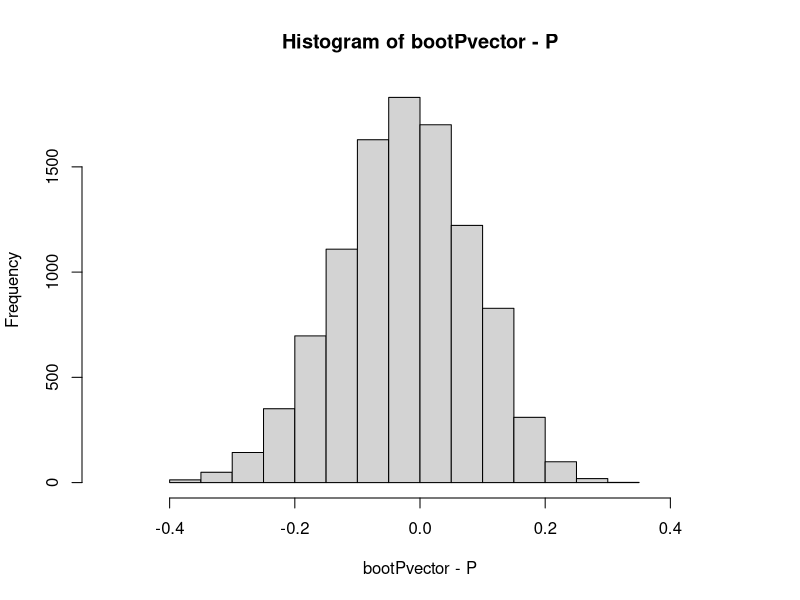
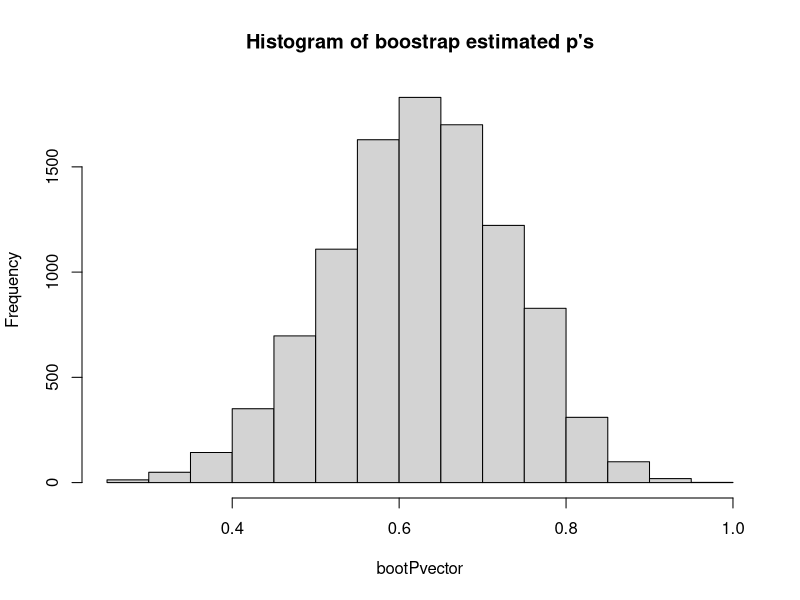

These figures' R source, in order:
library(rstudioapi) # to automatically set the working directory to this file's path.
library(e1071)  # to compute skewness of a distribution

#set the working directory to this file's path
setwd(dirname(rstudioapi::getActiveDocumentContext()$path))


# Ok let's begin
A = as.vector(read.csv("data/data.csv",header = F)); A
n = length(A); n

# Ex1 a)
X = length(A[A > 1200]); X
P = X/n;P

# Ex1 b)

B = 10000;
boot_samples = matrix(nrow=B,ncol=20)
bootPvector = c()
sd_boot_sample = c()
set.seed(123)
# gen 10000 bootstrap samples
for (i in 1:B){
  # generated 1 bootstrap sample
  bi_sample = sample(as.numeric(A),n,replace = TRUE)
  # save the sample
  boot_samples[i,] = bi_sample
  # estimator P applied to each bootstrap sample
  pi = length(bi_sample[bi_sample > 1200]) / n
  # save the estimator of this sample
  bootPvector = c(bootPvector, pi)
}
# bootstrap estimate of P
bootP = mean(bootPvector); bootP
# bootstrap estimate of the bias of P
boot_bias_P = bootP - P; boot_bias_P
# bootstrap estimate of the variance of P - theta
boot_var_P = 1/(B-1)*sum((bootPvector - bootP)^2); boot_var_P

# Now let's correct the estimates with the bias
bias_corrected_P = P - boot_bias_P; bias_corrected_P

# optional - visualizing the distribution of bootP - P
hist(bootPvector - P,xlim=c(-0.5,0.5))
# Conclusions
# it looks normal, centered at zero. As seen above, 
# the expected value of this bias is boot_bias_P = 0.00023.
# also, the skew looks to be about zero with a slight inclination to the left (-> negative)
skew_boot_bias_P = skewness(bootPvector - P); skew_boot_bias_P
# -0.1725537

###################################################
############ Confidence intervals #################
###################################################

# A) Percentile confidence interval
ci_percentile = quantile(bootPvector, c(.025,.975)); ci_percentile

# B) Basic(Pivot) confidence interval
deltastar = bootPvector - P
d = quantile(deltastar, c(.025,.975));
ci_basic = P - c(d[2], d[1]); ci_basic
# Percentile was exactly the same as the basic!

# C) Studentized confidence interval
# Steps
# 1º - for each boot_sample already generated, generate M bootstrap samples, 
#      for each of them (the 1,...,M samples), compute the statistic P and finally get its standard deviation
#      which represents the sd of the bootstrap estimator of the initial sample. Repeat for the B samples
#      and save the results in a vector called sd_boot_P.
# 2º - compute the delta_star's 
# 3º - get the quantiles of the delta_star's.
# 4º- compute the confidence interval through the formula

# 1º
sd_boot_P = c()
set.seed(123)
M = 100
for (boot_sample_idx in 1:nrow(boot_samples)){
  boot_sample = boot_samples[boot_sample_idx,]
  
  # vector will contain the estimated P's
  boot_P = c()
  for (m in 1:M){
    boot_sample_ception = sample(as.numeric(boot_sample), length(boot_sample), replace = TRUE)
    pi = length(boot_sample_ception[boot_sample_ception > 1200]) / length(boot_sample)
    boot_P = c(boot_P, pi)
  }
  # compute sd
  sd_P = sd(boot_P)
  sd_boot_P = c(sd_boot_P, sd_P)
}
# 2º
deltastar = (bootPvector - P) / sd_boot_P; 
# 3º
d = quantile(deltastar, c(.025,.975));
# 4ª
ci = P - c(d[2],d[1])*sd(bootPvector); ci


####################################
############ Plots #################
####################################
png(filename="media/histogram_boot_ps.png")
hist(bootPvector,main='Histogram of boostrap estimated p\'s')
dev.off()
